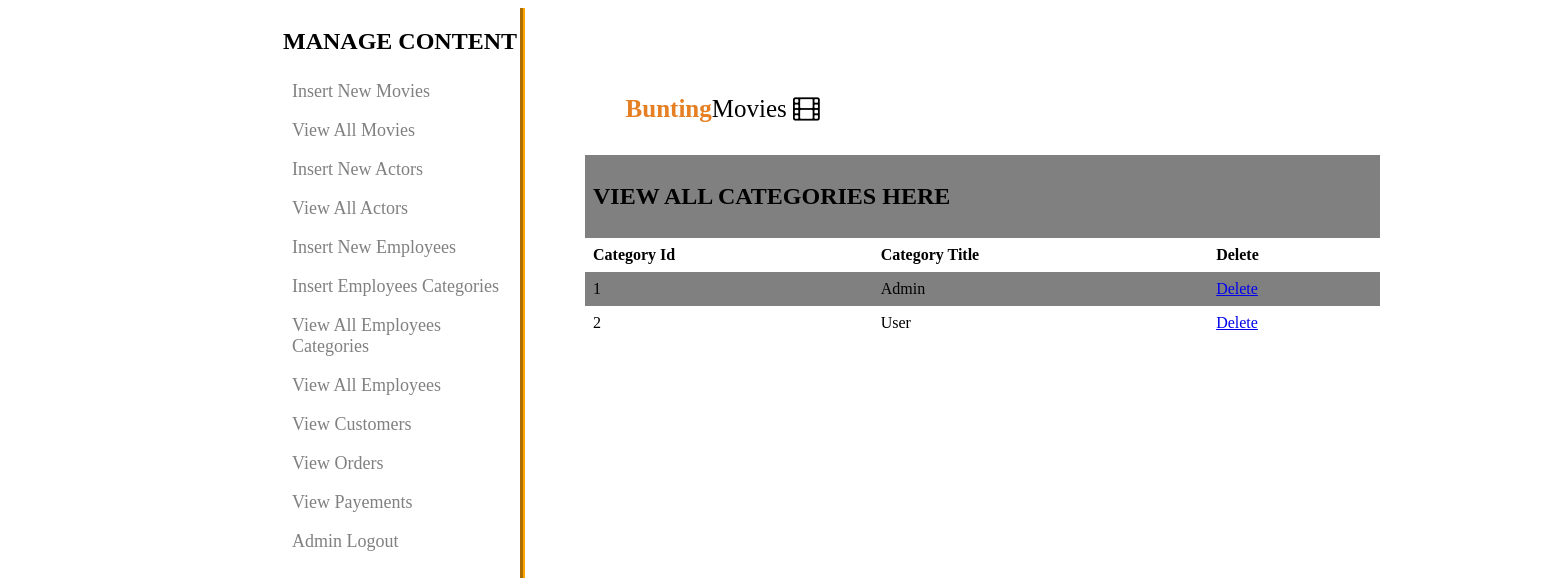
Screenshot of /admin/admin.php?view_employes_cat (signed in) with the database file from the repository.
### tables this page shows
CREATE TABLE IF NOT EXISTS `employeecate` (
  `emp_cat_id` int(11) NOT NULL AUTO_INCREMENT,
  `description` varchar(25) NOT NULL,
  PRIMARY KEY (`emp_cat_id`)
);

### admin/view_employe_cat.php (the view, shortened to what this page needs)
<?php
if(!isset($_SESSION['username']))
{
echo "<script>window.open('index.php?not_admin=You are not an Admin','_self')</script>";
}
else
{
?>
<table width="795" align="center" bgcolor="gray" style="margin-left:100px;">
	<tr align="center">
		<td colspan="6"><h2>VIEW ALL CATEGORIES HERE</h2></td>
	</tr>
    <tr align="center" >
    	<th>Category Id</th>
    	<th>Category Title</th>
    	<th>Delete</th>
    </tr>
    <?php
     include ("php/server.php");
     $q1=" select * from employeecate ";
     $stmt = $conn->prepare($q1);
     $stmt->execute();
    while( $result = $stmt->fetch(PDO::FETCH_OBJ))
	{
	 $cat_id = $result->emp_cat_id;
	$cat_title= $result->description;
    ?>
    <tr align="center">
    	<td><?php echo  $cat_id?></td>
    	<td><?php echo $cat_title?></td>
    	<td><a href="delete_emp_cat.php?delete_emp_cat=<?php echo $cat_id;?>">Delete</a></td>
    <?php } ?>
    </tr>
</table>
<?php }?>

### admin/style/styles.css (style rules this page uses)
table { border-collapse: collapse; }
th, td { text-align: left; padding: 8px; }
tr:nth-child(odd) { background-color: gray; }
tr:nth-child(even) { background-color: white; }

### rows the page displays
employeecate: emp_cat_id "1", description "Admin"
employeecate: emp_cat_id "2", description "User"
